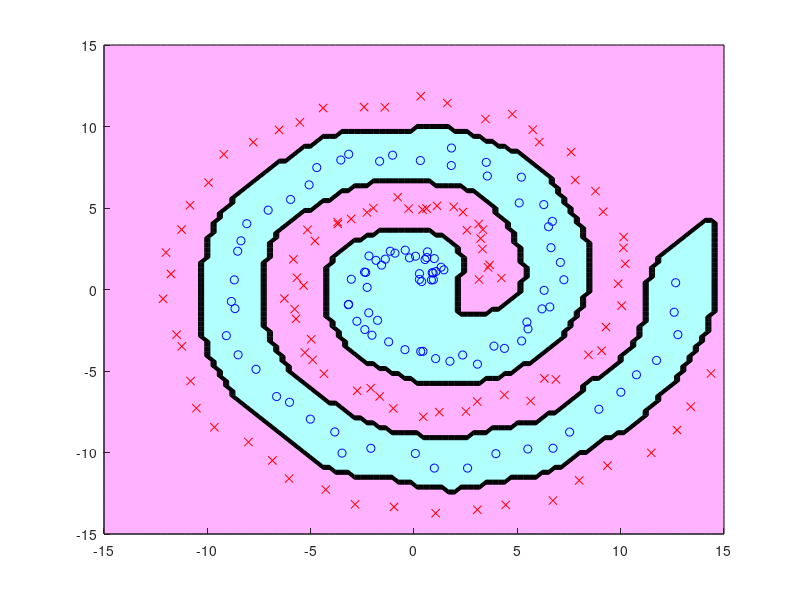

Reproduce this figure in MATLAB.
n = 200;
a = linspace(0, 4 * pi, n / 2);
u = [a .* cos(a) (a + pi) .* cos(a)]' + 1 * rand(n, 1);
v = [a .* sin(a) (a + pi) .* sin(a)]' + 1 * rand(n, 1);
x = [u, v];
y = [ones(1, n / 2) -ones(1, n / 2)]';
x2 = sum(x.^2, 2);
hh = 2 * 1^2;
l = 0.01;
k = exp(-(repmat(x2, 1, n) + repmat(x2', n, 1) - 2 * (x * x')) / hh);
t = (k^2 + l * eye(n)) \ (k * y);

m = 100;
X = linspace(-15, 15, m)';
X2 = X.^2;
U = exp(-(repmat(u.^2, 1, m) + repmat(X2', n, 1) - 2 * (u * X')) / hh);
V = exp(-(repmat(v.^2, 1, m) + repmat(X2', n, 1) - 2 * (v * X')) / hh);

figure(1); clf; hold on; axis([-15 15 -15 15]);

contourf(X, X, sign(V' * (U .* repmat(t, 1, m))));
plot(x(y==1, 1), x(y==1, 2), 'bo');
plot(x(y==-1, 1), x(y==-1, 2), 'rx');
colormap([1 0.7 1; 0.7 1 1])